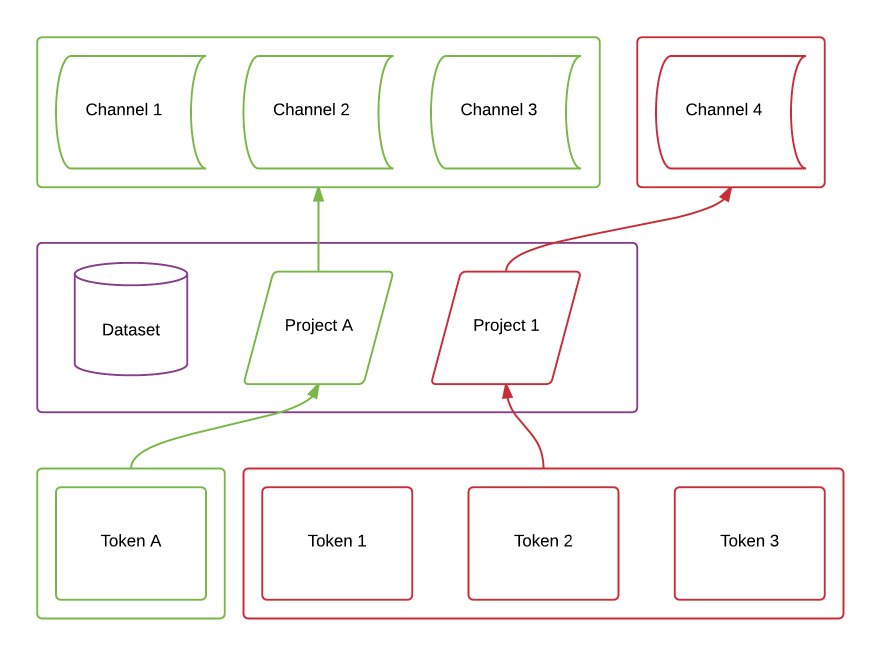
#> input picture _images/datamodel_complex.png, 1763 x 1313 px, given in place of 0_0.png, which was not available (shown at 1/2 size)
$ python create-small.py ../../_images 5   (older library calls are emulated)
#> lines starting #> are read from the running program, lines starting #| are printed output that depends on the picture; pictures that were not available may be replaced by others from this repository, and a replacement may not be noted
#!/usr/bin/python

#
# Create the 'small' (192x192) preview window for catmaid.
# We use the scale '9' images as a source.  The only trickery
# is to rescale the image based on the dimensions of the
# original image -- not that of the two tiles.
#

import argparse
import errno
import math
import os
import re
import sys

import Image
import ImageOps

class DataInfo:
    srcwidth=5200
    srcheight=5200
    outwidth=256
    outheight=256
    root = None
    rows = 23
    cols = 26

    def __init__(self):
        pass

    def fullWidthInPixels(self):
        return self.cols * self.imagewidth

    def fullHeightInPixels(self):
        return self.cols * self.imagewidth

    def getFileLocation(self, scale, col, row):
        return "{0}/{1}/{2}/{3}_{4}.png".format(self.root, scale, self.slice, row, col)

    def getSmallFileLocation(self):
        return "{0}/small/{1}.png".format(self.root, self.slice)

def main():
    parser = argparse.ArgumentParser(description="Create a small thumbnail image")
    parser.add_argument('root', action="store", help="Root directory of data (do not include '/0')")
    parser.add_argument('slice', action="store", type=int,  help="Slice to convert (int)")

    args = parser.parse_args()

    data = DataInfo()
    data.root= args.root
    data.slice = args.slice

    # We are reading in level 9 (two tiles)
    img = Image.new("L", (256*2,256) )
#> img: PIL image 512x256 L; every value is 0
    for x in xrange(2):
        t = Image.open(data.getFileLocation(9,x,0))
#> t is the input picture: PIL image 1763x1313 P; mean R, G, B 249.9, 247.8, 246.7
        img.paste(t, (256*x,0) )
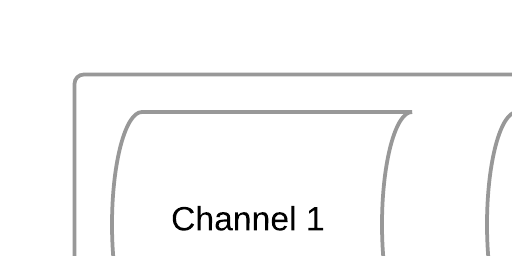
#> img: PIL image 512x256 L; min 0, max 255, mean 248.9
#> pass 2 of the loop in main, `for x in xrange(2):`:
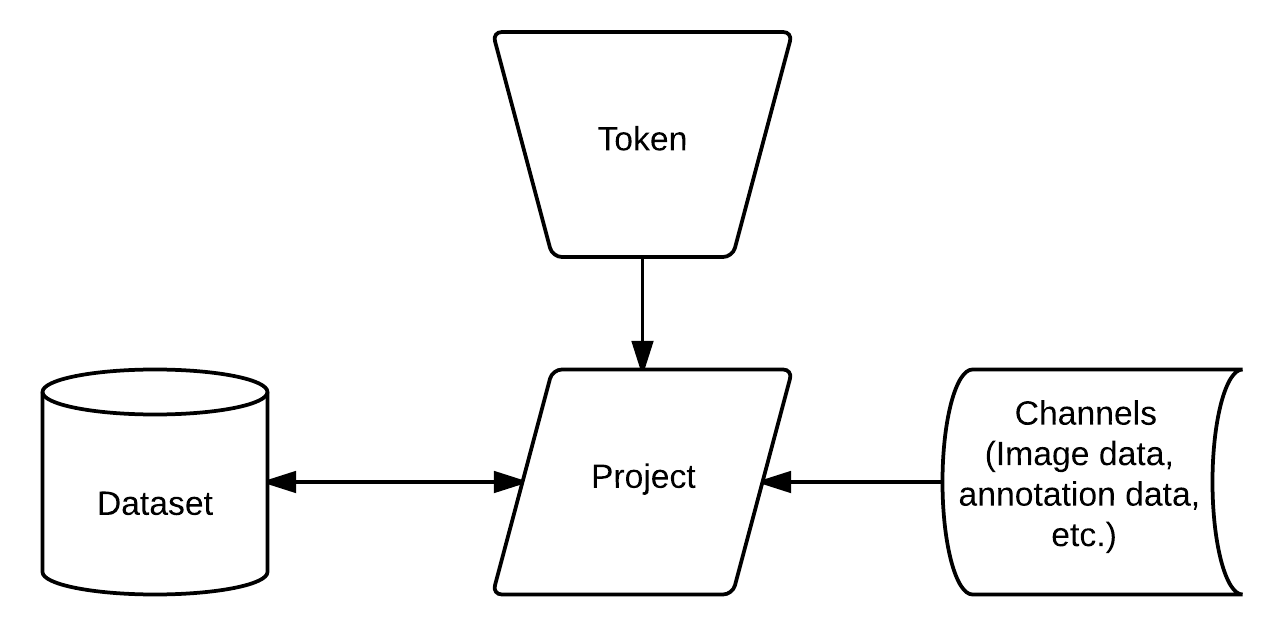
#> input picture _images/datamodel_simple.png, 1287 x 625 px, given in place of 0_1.png, which was not available
#> in main, t is the input picture: PIL image 1287x625 RGBA; mean R, G, B, A 247, 247, 247, 255
#> in main, `img.paste(t, (256*x,0) )`:
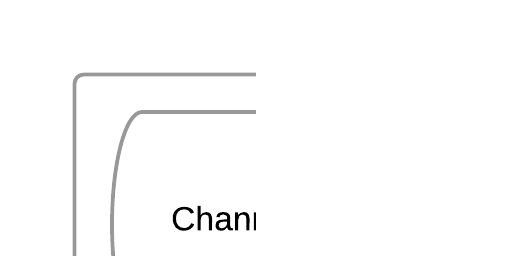
#> img: PIL image 512x256 L; min 0, max 255, mean 251.9

    # 5200*26 / (2^9) = 264
    # 5200*23 / (2^9) = 233
    img = img.crop( (0, 0, 264, 233) )
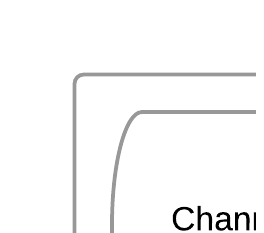
#> img: PIL image 264x233 L; min 0, max 255, mean 248.7
    img.thumbnail( (192,192), Image.ANTIALIAS )
#> img: PIL image 192x169 L
    img.save(data.getSmallFileLocation(), format="PNG", optimize=1)


if __name__ == "__main__":
    main()
